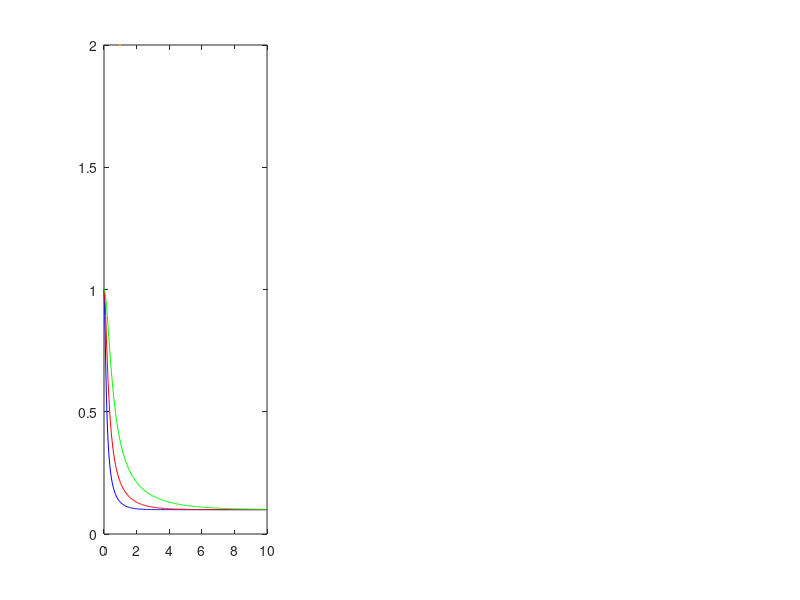

Source code (MATLAB): (Note: this script raises an error after producing the figure.)
% Linear to non-linear time ratios.


% This part is to plot the teoretical linear to non-linear time ratio profiles
% %--------------------------------------------------------------------------
% %--------------------------------------------------------------------------
path_comp = '/Volumes/PSC_CORI_DATA/TESTS_2022/New_V_tests/runs_with_L_05/testing_dB/Data_comparison';
% %--------------------------------------------------------------------------
% %--------------------------------------------------------------------------
% this is to see how the nonlinear parameter X=tau_lin/tau_nl should scale
% with distance y.

x0=45;y0=54;xx1=1100;yy1=400;

Lx=2*pi; % l_perp
Lz=2*pi; % l_parallel

fs=18;
x=linspace(0,10,200);

% Nonlinear time without fluctuations
%--------------------------------------------------------------------------
f45=figure(45);
zeta = 0.1; epsilon=0.1;
set(gcf,'position',[x0,y0,xx1,yy1])
subplot(1,3,1)
a =1; y = (Lz/Lx) * zeta./sqrt((tanh(x./a)).^2 + epsilon.^2);
plot(x,y,'b',LineWidth=2)
hold on
a =2; y = (Lz/Lx) * zeta./sqrt((tanh(x./a)).^2 + epsilon.^2);
plot(x,y,'r',LineWidth=2)
a =4; y = (Lz/Lx) * zeta./sqrt((tanh(x./a)).^2 + epsilon.^2);
plot(x,y,'g',LineWidth=2)
y = (Lz/Lx) * zeta./sqrt(epsilon.^2 + 0); % this is the value at the x-line for epsilon=0.1
yline(y,'k',LineWidth=2)
y = (Lz/Lx) * zeta./sqrt(epsilon.^2 + 1);
yline(y,'k --',LineWidth=2) % this is the assymtotic value at the downstream region
%ylim([0.4,1])
ax = gca; ax.TickLabelInterpreter = 'latex';ax.XLabel.Interpreter='latex';ax.YLabel.Interpreter='latex';
ax.FontSize=fs; %ax.XTick = []; ax.YTick = [];
ax.YLabel.String = '$\chi_{l,nl}$';
ax.XLabel.String = '$y / d_{i}$';
legend('$\Delta=1d_{i}$','$\Delta=2d_{i}$','$\Delta=4d_{i}$','x-line','asym','Interpreter','latex','FontSize',1.0*fs)
title('$\epsilon=0.1 \ ; \ \xi_{b}=0.1 ; \ l_{\parallel} \sim l_{\perp}$' ,'Interpreter','latex','FontSize',1.0*fs)
hold off
%--------------------------------------------------------------------------
zeta=0.1; a=4;
subplot(1,3,2)
epsilon = 0.1; y = (Lz/Lx) * zeta./sqrt((tanh(x./a)).^2 + epsilon.^2);
plot(x,y,'b',LineWidth=2)
hold on
epsilon = 0.5; y = (Lz/Lx) * zeta./sqrt((tanh(x./a)).^2 + epsilon.^2);
plot(x,y,'r',LineWidth=2)
epsilon = 1; y = (Lz/Lx) * zeta./sqrt((tanh(x./a)).^2 + epsilon.^2);
plot(x,y,'g',LineWidth=2)
% These asymptotic values are obvius
% epsilon = 0.1;  y = (Lz/Lx) * zeta./sqrt(epsilon.^2); % this is the value at the x-line
% yline(y,'b --',LineWidth=2)
% epsilon = 0.5;  y = (Lz/Lx) * zeta./sqrt(epsilon.^2); % this is the value at the x-line
% yline(y,'r --',LineWidth=2)
% epsilon = 1.0;  y = (Lz/Lx) * zeta./sqrt(epsilon.^2); % this is the value at the x-line
% yline(y,'g --',LineWidth=2)
%ylim([0.4,1])
ax = gca; ax.TickLabelInterpreter = 'latex';ax.XLabel.Interpreter='latex';ax.YLabel.Interpreter='latex';
ax.FontSize=fs; %ax.XTick = []; ax.YTick = [];
ax.YLabel.String = '$\chi_{l,nl}$';
ax.XLabel.String = '$y / d_{i}$';
legend('$\epsilon=0.1$','$\epsilon=0.5$','$\epsilon=1$','Interpreter','latex','FontSize',1.0*fs)
title('$\Delta=4d_{i} \ ; \ \xi_{b}=0.1 ; \ l_{\parallel} \sim l_{\perp}$' ,'Interpreter','latex','FontSize',1.0*fs)
hold off
%--------------------------------------------------------------------------
epsilon = 0.1; a=4;
subplot(1,3,3)
zeta = 0.1; y = (Lz/Lx) * zeta./sqrt((tanh(x./a)).^2 + epsilon.^2);
plot(x,y,'b',LineWidth=2)
hold on
zeta = 0.5; y = (Lz/Lx) * zeta./sqrt((tanh(x./a)).^2 + epsilon.^2);
plot(x,y,'r',LineWidth=2)
zeta = 1; y = (Lz/Lx) * zeta./sqrt((tanh(x./a)).^2 + epsilon.^2);
plot(x,y,'g',LineWidth=2)
%ylim([0.4,1])
ax = gca; ax.TickLabelInterpreter = 'latex';ax.XLabel.Interpreter='latex';ax.YLabel.Interpreter='latex';
ax.FontSize=fs; %ax.XTick = []; ax.YTick = [];
ax.YLabel.String = '$\chi_{l,nl}$';
ax.XLabel.String = '$y / d_{i}$';
legend('$\xi_{b}=0.1$','$\xi_{b}=0.5$','$\xi_{b}=1$','Interpreter','latex','FontSize',1.0*fs)
title('$\Delta=4d_{i} \ ; \ \epsilon_{b}=0.1 ; \ l_{\parallel} \sim l_{\perp}$' ,'Interpreter','latex','FontSize',1.0*fs)
hold off
% %--------------------------------------------------------------------------

% Nonlinear time WITH the fluctuations
%--------------------------------------------------------------------------
f46=figure(46);
set(gcf,'position',[x0,y0,xx1,yy1])
zeta = 0.1; epsilon=0.1;
subplot(1,3,1)
a =1; y = (Lz/Lx) * zeta./sqrt((zeta + tanh(x./a)).^2 + zeta.^2 + epsilon.^2);
plot(x,y,'b',LineWidth=2)
hold on
a =2; y = (Lz/Lx) * zeta./sqrt((zeta + tanh(x./a)).^2 + zeta.^2 + epsilon.^2);
plot(x,y,'r',LineWidth=2)
a =4; y = (Lz/Lx) * zeta./sqrt((zeta + tanh(x./a)).^2 + zeta.^2 + epsilon.^2);
plot(x,y,'g',LineWidth=2)
y = (Lz/Lx) * zeta./sqrt(epsilon.^2 + 2*zeta.^2); % this is the value at the x-line for epsilon=0.1
yline(y,'k',LineWidth=2)
y = (Lz/Lx) * zeta./sqrt(epsilon.^2 + zeta.^2 + (1 +zeta).^2);
yline(y,'k --',LineWidth=2) % this is the assymtotic value at the downstream region
%ylim([0.4,1])
ax = gca; ax.TickLabelInterpreter = 'latex';ax.XLabel.Interpreter='latex';ax.YLabel.Interpreter='latex';
ax.FontSize=fs; %ax.XTick = []; ax.YTick = [];
ax.YLabel.String = '$\chi_{l,nl}$';
ax.XLabel.String = '$y / d_{i}$';
legend('$\Delta=1d_{i}$','$\Delta=2d_{i}$','$\Delta=4d_{i}$','x-line','asym','Interpreter','latex','FontSize',1.0*fs)
title('$\epsilon=0.1 \ ; \ \xi_{b}=0.1 ; \ l_{\parallel} \sim l_{\perp}$' ,'Interpreter','latex','FontSize',1.0*fs)
hold off
%--------------------------------------------------------------------------
zeta=0.1; a=4;
subplot(1,3,2)
epsilon = 0.1; y = (Lz/Lx) * zeta./sqrt((zeta + tanh(x./a)).^2 + zeta.^2 + epsilon.^2);
plot(x,y,'b',LineWidth=2)
hold on
epsilon = 0.5; y = (Lz/Lx) * zeta./sqrt((zeta + tanh(x./a)).^2 + zeta.^2 + epsilon.^2);
plot(x,y,'r',LineWidth=2)
epsilon = 1; y = (Lz/Lx) * zeta./sqrt((zeta + tanh(x./a)).^2 + zeta.^2 + epsilon.^2);
plot(x,y,'g',LineWidth=2)
%ylim([0.4,1])
ax = gca; ax.TickLabelInterpreter = 'latex';ax.XLabel.Interpreter='latex';ax.YLabel.Interpreter='latex';
ax.FontSize=fs; %ax.XTick = []; ax.YTick = [];
ax.YLabel.String = '$\chi_{l,nl}$';
ax.XLabel.String = '$y / d_{i}$';
legend('$\epsilon=0.1$','$\epsilon=0.5$','$\epsilon=1$','Interpreter','latex','FontSize',1.0*fs)
title('$\Delta=4d_{i} \ ; \ \xi_{b}=0.1 ; \ l_{\parallel} \sim l_{\perp}$' ,'Interpreter','latex','FontSize',1.0*fs)
hold off
%--------------------------------------------------------------------------
epsilon = 0.1; a=4;
subplot(1,3,3)
zeta = 0.1; y = (Lz/Lx) * zeta./sqrt((zeta + tanh(x./a)).^2 + zeta.^2 + epsilon.^2);
plot(x,y,'b',LineWidth=2)
hold on
zeta = 0.5; y = (Lz/Lx) * zeta./sqrt((zeta + tanh(x./a)).^2 + zeta.^2 + epsilon.^2);
plot(x,y,'r',LineWidth=2)
zeta = 1; y = (Lz/Lx) * zeta./sqrt((zeta + tanh(x./a)).^2 + zeta.^2 + epsilon.^2);
plot(x,y,'g',LineWidth=2)
%ylim([0.4,1])
ax = gca; ax.TickLabelInterpreter = 'latex';ax.XLabel.Interpreter='latex';ax.YLabel.Interpreter='latex';
ax.FontSize=fs; %ax.XTick = []; ax.YTick = [];
ax.YLabel.String = '$\chi_{l,nl}$';
ax.XLabel.String = '$y / d_{i}$';
legend('$\xi_{b}=0.1$','$\xi_{b}=0.5$','$\xi_{b}=1$','Interpreter','latex','FontSize',1.0*fs)
title('$\Delta=4d_{i} \ ; \ \epsilon_{b}=0.1 ; \ l_{\parallel} \sim l_{\perp}$' ,'Interpreter','latex','FontSize',1.0*fs)
hold off
%--------------------------------------------------------------------------
cd(path_comp)
saveas(f45,strcat(num2str(1),'xi_lnl.png'));
saveas(f46,strcat(num2str(1),'xi_lnl_fluc.png'));
%--------------------------------------------------------------------------
% %--------------------------------------------------------------------------
% %--------------------------------------------------------------------------




% Now let's try to get the meassurements of the linear non-linear time
% ratio
% %--------------------------------------------------------------------------
% %--------------------------------------------------------------------------
path = '/Volumes/PSC_CORI_DATA/TESTS_2022/New_V_tests/runs_with_L_05/testing_dB/psc_harris_yz_lange_many_Ax_large_L4di_dB01_Omc1';

path_comp = '/Volumes/PSC_CORI_DATA/TESTS_2022/New_V_tests/runs_with_L_05/testing_dB/Data_comparison';

%-----------------------------------------------------------------------------------------------------------------------
% For the scripts
path_s  = '/Users/jeffersson_agudelo/Documents/CB104_local_data/Matlab_Scripts_here/Scripts_spectra';
path_s2 = '/Users/jeffersson_agudelo/Documents/CB104_local_data/Matlab_Scripts_here';
%-----------------------------------------------------------------------------------------------------------------------

B0=0.2;
n0=1;
Vai=0.2;%0.2;
Vae=0.2;%0.2;
E0=0.2;%0.2; %??
T0=0.02;%0.02;
J0=Vae;

mime =1.;
omega_pe_Omega_ce=5;

MFT0=1; % is this simply one in this normalization
c=1; VA2c = 0.2;

cd(path)
S = dir(fullfile(path,'pfd.*.h5'));
N=numel(S); % number of files to use
H=zeros(N);
%--------------------------------------------------------------------------
S2 = dir(fullfile(path,'pfd_moments.*.h5'));
N2=numel(S2); % number of files to use
H2=zeros(N2);

in=6;


%for in=1:N
%----------------------------------------------------------------------
disp(strcat('Computing step ...',S(in).name))
fileID =  S(in).name; %change the 1 per i
%h5disp(fileID);
info = h5info(fileID);
EHJ_1st = info.Groups(16).Name;
%--------------------------------------------------------------------------
grid_dt = info.Groups(20).Attributes;
dt=double(grid_dt(15).Value);

grid_ng = info.Groups(19).Attributes;
dx=grid_ng(10).Value(1);
dy=grid_ng(10).Value(2);
dz=grid_ng(10).Value(3);

grid_length = info.Groups(17).Attributes;
Lx=grid_length(4).Value(1);% - grid_length(3).Value(1);
Ly=grid_length(4).Value(2);% - grid_length(3).Value(2);
Lz=grid_length(4).Value(3);% - grid_length(3).Value(3);

resx=double(Lx)/double(dx);
resy=double(Ly)/double(dy);
resz=double(Lz)/double(dz); res=resy;

threshold=pi/resy;

dt=double(grid_dt(15).Value);
str = string(S(in).name);
newStr = extractBetween(str,"pfd.","_p000000.h5");
N_steps = str2double(newStr);
time_t = dt*N_steps;
time_t_2_Omega = time_t./omega_pe_Omega_ce;
%--------------------------------------------------------------------------

%--------------------------------------------------------------------------
Bx=h5read(fileID,strcat(EHJ_1st,'/hx_fc/p0/3d'));
By=h5read(fileID,strcat(EHJ_1st,'/hy_fc/p0/3d'));
Bz=h5read(fileID,strcat(EHJ_1st,'/hz_fc/p0/3d'));

sli_x=1;

Bx = squeeze(Bx(sli_x,:,:));
By = squeeze(By(sli_x,:,:));
Bz = squeeze(Bz(sli_x,:,:));

sss=size(Bx);
size_X=sss;
zll=linspace(-Lz,Lz,size_X(2));
yll=linspace(-Ly,Ly,size_X(1));

%[ZLL, YLL] = meshgrid(zll,yll);


% The average need to be related to the scale...

% Now let's compute the local B field.
% This requires to define where to get the averages

ly=length(yll);
Ly_2_0 = ly/2;
Ly_2_1 = Ly_2_0 + 1*Ly_2_0/4;
Ly_2_2 = Ly_2_0 + 2*Ly_2_0/4;
Ly_2_3 = Ly_2_0 + 3*Ly_2_0/4;
Ly_2_4 = Ly_2_0 + 4*Ly_2_0/4;

[ZLL,YLL] = meshgrid(zll,yll);
dummy_f = YLL;
YLL_1 = dummy_f(Ly_2_0:Ly_2_1,:);
dummy_f = ZLL;
ZLL_1 = dummy_f(Ly_2_0:Ly_2_1,:);

% Divide the top part of the harris into 4 sectors
%----------------------------------------------------------------------
dummy_f = Bx;
Bx_1 = dummy_f(Ly_2_0:Ly_2_1,:); % from the x-line to the top
% %     Bx_2 = dummy_f(Ly_2_1:Ly_2_2,:);
% %     Bx_3 = dummy_f(Ly_2_2:Ly_2_3,:);
% %     Bx_4 = dummy_f(Ly_2_3:Ly_2_4,:);

dummy_f = By;
By_1 = dummy_f(Ly_2_0:Ly_2_1,:); % from the x-line to the top
% %     By_2 = dummy_f(Ly_2_1:Ly_2_2,:);
% %     By_3 = dummy_f(Ly_2_2:Ly_2_3,:);
% %     By_4 = dummy_f(Ly_2_3:Ly_2_4,:);

dummy_f = Bz;
Bz_1 = dummy_f(Ly_2_0:Ly_2_1,:); % from the x-line to the top
% %     Bz_2 = dummy_f(Ly_2_1:Ly_2_2,:);
% %     Bz_3 = dummy_f(Ly_2_2:Ly_2_3,:);
% %     Bz_4 = dummy_f(Ly_2_3:Ly_2_4,:);
%----------------------------------------------------------------------

clearvars Bx By Bz


% This is to compute the local B in the Cho Visniac 2000
%----------------------------------------------------------------------

dummy_f = Bx_1; size_dum = size(dummy_f);
B_local_x_1=zeros(size_dum);
B_local_y_1=zeros(size_dum);
B_local_z_1=zeros(size_dum);

RYLL_1=zeros(size_dum);
RZLL_1=zeros(size_dum);

% %     dB_x_1=zeros(size_dum);
% %     dB_y_1=zeros(size_dum);
% %     dB_z_1=zeros(size_dum);

% initial values
%for a single pair of j0, k0;
j0=1; k0=1;
j=1;k=1;


% This is another way using four for loops
%----------------------------------------------------------------------
%{

    for j0=1:size_dum(1)-1
        for k0=1:size_dum(2)-1
            for j=j0:size_dum(1)-j0
                for k=1:size_dum(2)-k0
                    % the y21 and z21
                    RYLL_1(j,k) = YLL_1(j,k) - YLL_1(j0,k0);
                    RZLL_1(j,k) = ZLL_1(j,k) - ZLL_1(j0,k0);

                    % the components of the local magnetic field
                    B_local_x_1(j,k) = (Bx_1(j,k) + Bx_1(j0,k0))./2;
                    B_local_y_1(j,k) = (By_1(j,k) + By_1(j0,k0))./2;
                    B_local_z_1(j,k) = (Bz_1(j,k) + Bz_1(j0,k0))./2;

                    % the components of the fluctuations dB
                    dB_x_1(j,k) = Bx_1(j,k) - Bx_1(j0,k0);
                    dB_y_1(j,k) = By_1(j,k) - By_1(j0,k0);
                    dB_z_1(j,k) = Bz_1(j,k) - Bz_1(j0,k0);

                end
            end
        end
    end
%}
%----------------------------------------------------------------------
% This stores the info in cells
% This computes the difference with rescpect to the value in each cell and
% then stores the info as a cell array. The idea is to get the histograms
% for the values of Rpar Rperp y dB to get the average.
% this stores Blocal and dB as well
%--------------------------------------------------------------------------
%dummy_f = Bx_1; size_dum = size(dummy_f);

size_dum = [5,5];

% Get the R_par, R_perp, anf F2B in cells arrays for each difference
% plane (B - B(i,j))

B_local_mag_1=cell(size_dum);
Fb2_1=cell(size_dum);
R21_par_1=cell(size_dum);
R21_perp_1=cell(size_dum);

for j=1:size_dum(1)
    for k=1:size_dum(2)
        % the y21 and z21
        RYLL_1 = YLL_1 - YLL_1(j,k);
        RZLL_1 = ZLL_1 - ZLL_1(j,k);

        % the components of the local magnetic field
        B_local_x_1 = (Bx_1 + Bx_1(j,k))./2;
        B_local_y_1 = (By_1 + By_1(j,k))./2;
        B_local_z_1 = (Bz_1 + Bz_1(j,k))./2;

        % Compute the magnitud of the local field
        B_local_mag_1{j,k} = sqrt(B_local_x_1.^2 + B_local_y_1.^2 + B_local_z_1.^2);

        % Compute the unitary vectors that form the unitary vector that tells
        % the direction of the magnetic field
        x_hat = B_local_x_1./B_local_mag_1{j,k};
        y_hat = B_local_y_1./B_local_mag_1{j,k};
        z_hat = B_local_z_1./B_local_mag_1{j,k};

        % compute the parallel and perpendicular coordinates
        R21_par_1{j,k} = abs(RYLL_1.*y_hat  + RZLL_1.*z_hat);
        R21_perp_1{j,k} = sqrt( (y_hat.*RZLL_1  - z_hat.*RYLL_1).^2 +...
            (-x_hat.*RZLL_1).^2 + (x_hat.*RYLL_1).^2);

        % the components of the fluctuations dB
        dB_x_1 = Bx_1 - Bx_1(j,k);
        dB_y_1 = By_1 - By_1(j,k);
        dB_z_1 = Bz_1 - Bz_1(j,k);

        Fb2_1{j,k} = (dB_x_1.^2 + dB_y_1.^2 + dB_z_1.^2);

    end
end
%--------------------------------------------------------------------------


%--------------------------------------------------------------------------
% get the maximum values of R_par and R_perp for all the difference
% planes

R21_par_max=zeros(size_dum(1),size_dum(1));
R21_perp_max=zeros(size_dum(2),size_dum(2));
for jj=1:size_dum(1)
    for kk=1:size_dum(2)
        %read each plane associated to the difference with that element
        R21_par_i=R21_par_1{jj,kk};
        R21_perp_i=R21_perp_1{jj,kk};
        R21_par_max(jj,kk) = max(max(R21_par_i));
        R21_perp_max(jj,kk) = max(max(R21_perp_i));
    end
end

R21_par_i_max = max(max(R21_par_max));
R21_perp_i_max = max(max(R21_perp_max));

R21_par_h = linspace(0,R21_par_i_max,51); % this generates different resolutions in par and perp
R21_perp_h = linspace(0,R21_perp_i_max,51);

%Make the grid
[R_PAR, R_PERP] = meshgrid(R21_par_h,R21_perp_h);
% fill the arary using a condition
Rpar_l_m = length(R21_par_h)-1;
Rperp_l_m = length(R21_perp_h)-1;
%--------------------------------------------------------------------------

% each pixel has a value of R_par, R_perp and Fb2
% Now lets create the grids and arrays for the histograms

% difference plane my have a different r_par and r_perp
%R21_par_i_max = max(max(R21_par_i));
%R21_perp_i_max = max(max(R21_perp_i));

%--------------------------------------------------------------------------
%Safe the Fb2 that fullfill the condition for each difference plane
Fb2_cond_i=cell(size_dum(1),size_dum(2),Rpar_l_m,Rperp_l_m);
for jj=1:size_dum(1)
    for kk=1:size_dum(2)
        %jj=1;kk=2;
        %read each plane associated to the difference with that element
        R21_par_i=R21_par_1{jj,kk};
        R21_perp_i=R21_perp_1{jj,kk};
        Fb2_i = Fb2_1{jj,kk};

        %i=1;ii=1;
        for i=1:Rpar_l_m
            for ii=1:Rperp_l_m
                %i=1;ii=1;
                cond11 = (R21_par_h(1,i) < R21_par_i);
                cond12 = (R21_par_i <= R21_par_h(1,i+1));
                cond1 = cond11.*cond12;
                cond21 = (R21_perp_h(1,ii) < R21_perp_i);
                cond22 = (R21_perp_i <= R21_perp_h(1,ii+1));
                cond2 = cond21.*cond22;
                Fb2_cond = Fb2_i.*(cond1.*cond2);
                Fb2_cond_i{jj,kk,i,ii} = Fb2_cond; % this correspons to each R_par R_perp pixel
                clearvars cond11 cond12 cond21 cond22 cond1 cond2
            end
        end

    end
end
%--------------------------------------------------------------------------

%--------------------------------------------------------------------------
% Now quantify the mean F2b and the number of counts N_mean
Fb2_cond_mean = zeros(size(R_PAR));
N_mean = zeros(size(R_PAR));
for i=1:Rpar_l_m
    for ii =1:Rperp_l_m
        %i=1;ii=1;
        %Add all the difference planes to increase the statistics
        Fb2_cond_total_d = zeros(size(dB_x_1));
        for jj=1:size_dum(1)
            for kk=1:size_dum(2)
                %jj=1;kk=1;
                Fb2_cond_total_i = Fb2_cond_i{jj,kk,i,ii};
                Fb2_cond_total_d = Fb2_cond_total_i + Fb2_cond_total_d;
            end
        end

        %remove the zero elements
        dum_A = nonzeros(Fb2_cond_total_d);
        N_mean_i=length(dum_A);
        %compute the mean value
        if(N_mean_i ~= 0)
            Fb2_cond_mean_i = sum(dum_A)/N_mean_i;
            Fb2_cond_mean(i,ii) = Fb2_cond_mean_i;
            N_mean(i,ii) = N_mean_i;
        else
            Fb2_cond_mean(i,ii) = nan;
            N_mean(i,ii) = nan;
        end
        clearvars Fb2_cond_total_i Fb2_cond_total_d
    end
end
%----------------------------------------------------------------------

%----------------------------------------------------------------------
f1=figure(1);
subplot(1,2,1)
hc=pcolor(R_PAR,R_PERP,log(Fb2_cond_mean));
set(hc,'edgecolor','none')
colorbar
subplot(1,2,2)
hc2=pcolor(R_PAR,R_PERP,N_mean);
set(hc2,'edgecolor','none')
colorbar
%----------------------------------------------------------------------

cd(path_comp)
saveas(f1,strcat(num2str(1),'F2b1.png'));

%----------------------------------------------------------------------

%compute averages
%----------------------------------------------------------------------
dummy_f = Bx_1; size_dum = size(dummy_f);
Bx_mean_1 = sum(dummy_f)./(size_dum(1)*size_dum(2));
dummy_f = Bx_2; size_dum = size(dummy_f);
Bx_mean_2 = sum(dummy_f)./(size_dum(1)*size_dum(2));
dummy_f = Bx_3; size_dum = size(dummy_f);
Bx_mean_3 = sum(dummy_f)./(size_dum(1)*size_dum(2));
dummy_f = Bx_4; size_dum = size(dummy_f);
Bx_mean_4 = sum(dummy_f)./(size_dum(1)*size_dum(2));

dummy_f = By_1; size_dum = size(dummy_f);
By_mean_1 = sum(dummy_f)./(size_dum(1)*size_dum(2));
dummy_f = By_2; size_dum = size(dummy_f);
By_mean_2 = sum(dummy_f)./(size_dum(1)*size_dum(2));
dummy_f = By_3; size_dum = size(dummy_f);
By_mean_3 = sum(dummy_f)./(size_dum(1)*size_dum(2));
dummy_f = By_4; size_dum = size(dummy_f);
By_mean_4 = sum(dummy_f)./(size_dum(1)*size_dum(2));

dummy_f = Bz_1; size_dum = size(dummy_f);
Bz_mean_1 = sum(dummy_f)./(size_dum(1)*size_dum(2));
dummy_f = Bz_2; size_dum = size(dummy_f);
Bz_mean_2 = sum(dummy_f)./(size_dum(1)*size_dum(2));
dummy_f = Bz_3; size_dum = size(dummy_f);
Bz_mean_3 = sum(dummy_f)./(size_dum(1)*size_dum(2));
dummy_f = Bz_4; size_dum = size(dummy_f);
Bz_mean_4 = sum(dummy_f)./(size_dum(1)*size_dum(2));
%----------------------------------------------------------------------

% This is to compute the local B field using averages
%----------------------------------------------------------------------
B_mag_local_1 = sqrt(Bx_mean_1.^2 + By_mean_1.^2 + Bz_mean_1.^2);
B_mag_local_2 = sqrt(Bx_mean_2.^2 + By_mean_2.^2 + Bz_mean_2.^2);
B_mag_local_3 = sqrt(Bx_mean_3.^2 + By_mean_3.^2 + Bz_mean_3.^2);
B_mag_local_4 = sqrt(Bx_mean_4.^2 + By_mean_4.^2 + Bz_mean_4.^2);
%----------------------------------------------------------------------

dB_x_1 = Bx(Ly_2_0:Ly_2_1,:) - Bx_mean_1;
dB_x_2 = Bx(Ly_2_1:Ly_2_2,:) - Bx_mean_2;
dB_x_3 = Bx(Ly_2_2:Ly_2_3,:) - Bx_mean_3;
dB_x_4 = Bx(Ly_2_3:Ly_2_4,:) - Bx_mean_4;

dB_y_1 = By(Ly_2_0:Ly_2_1,:) - By_mean_1;
dB_y_2 = By(Ly_2_1:Ly_2_2,:) - By_mean_2;
dB_y_3 = By(Ly_2_2:Ly_2_3,:) - By_mean_3;
dB_y_4 = By(Ly_2_3:Ly_2_4,:) - By_mean_4;

dB_z_1 = Bz(Ly_2_0:Ly_2_1,:) - Bz_mean_1;
dB_z_2 = Bz(Ly_2_1:Ly_2_2,:) - Bz_mean_2;
dB_z_3 = Bz(Ly_2_2:Ly_2_3,:) - Bz_mean_3;
dB_z_4 = Bz(Ly_2_3:Ly_2_4,:) - Bz_mean_4;


% Now lets think about the parallel and perpendicular scales

%How to get r21? for a given lack
